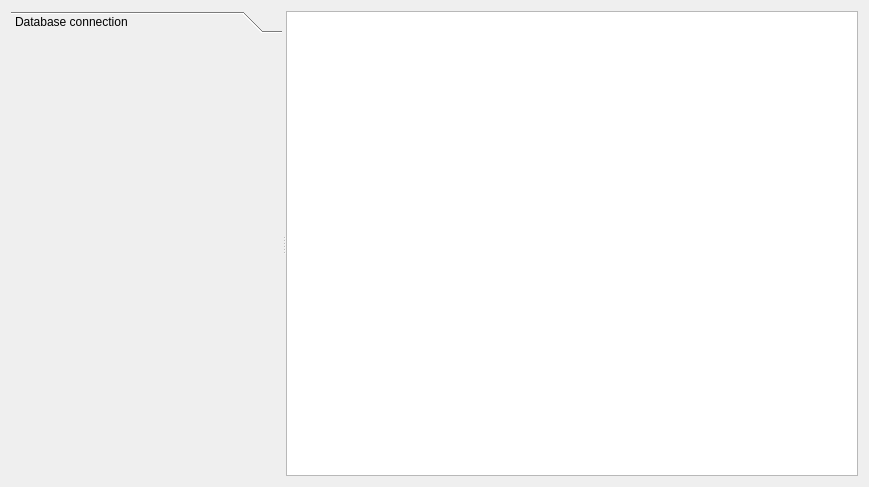
<?xml version="1.0" encoding="UTF-8"?>
<ui version="4.0">
 <class>Form</class>
 <widget class="QWidget" name="Form">
  <property name="geometry">
   <rect>
    <x>0</x>
    <y>0</y>
    <width>869</width>
    <height>487</height>
   </rect>
  </property>
  <property name="windowTitle">
   <string>Form</string>
  </property>
  <layout class="QVBoxLayout" name="verticalLayout">
   <item>
    <widget class="QSplitter" name="splitter">
     <property name="orientation">
      <enum>Qt::Horizontal</enum>
     </property>
     <widget class="QToolBox" name="toolBox">
      <property name="currentIndex">
       <number>0</number>
      </property>
      <widget class="QWidget" name="dbConnectionPage">
       <property name="geometry">
        <rect>
         <x>0</x>
         <y>0</y>
         <width>308</width>
         <height>438</height>
        </rect>
       </property>
       <attribute name="label">
        <string>Database connection</string>
       </attribute>
      </widget>
     </widget>
     <widget class="QTreeView" name="treeView"/>
    </widget>
   </item>
  </layout>
 </widget>
 <resources/>
 <connections/>
</ui>
